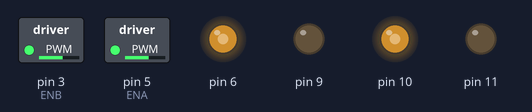
The sketch below on a simulated Arduino Uno, built with avr-gcc and run on an emulated ATmega328P. Parts: switched loads named in the sketch (green lamp = pin HIGH), output pins drawn as LEDs (lit = HIGH).

Above: at 0.1 s.
Timing chart, 0 to 1.6 s (numbered marks = the images above):
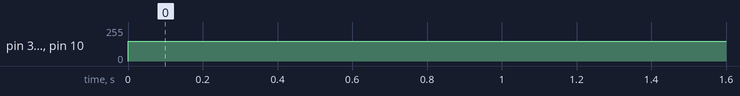

The sketch:

test_L298N.ino
```cpp
#define ENA 5
#define ENB 3

// Run this file and verify that both wheels spin.
// If not double-check the wiring.

void setup() {
  pinMode(ENA, OUTPUT);
  pinMode(ENB, OUTPUT);

  pinMode(6, OUTPUT);
  pinMode(9, OUTPUT);
  pinMode(10, OUTPUT);
  pinMode(11, OUTPUT);
}

void loop() {
  analogWrite(ENA, 150);
  analogWrite(ENB, 150);

  analogWrite(6, 150);
  analogWrite(9, 0);
  analogWrite(10, 150);
  analogWrite(11, 0);
}
```

Measured:
- by itself, pin 3 (ENB), pin 5 (ENA), pin 6, pin 10: 0/255 → 150/255 at 0.00 s
